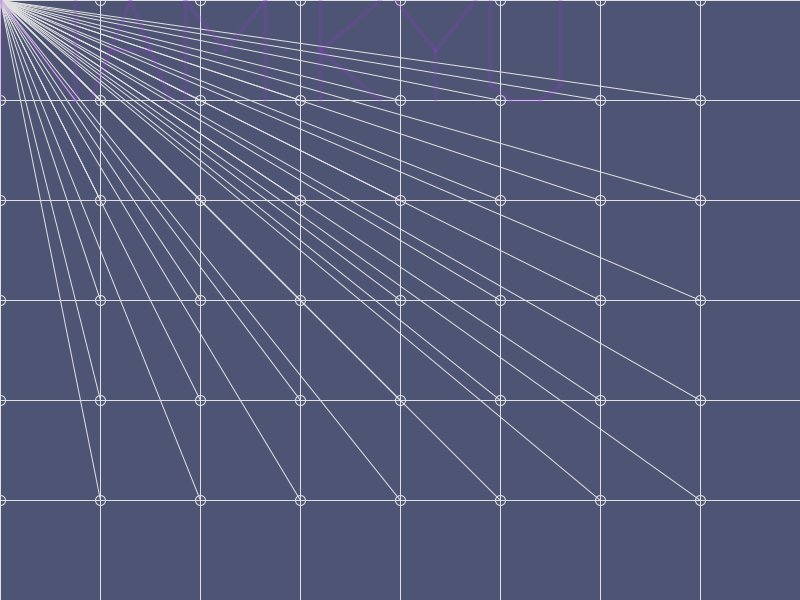
Frame 1 (no input)
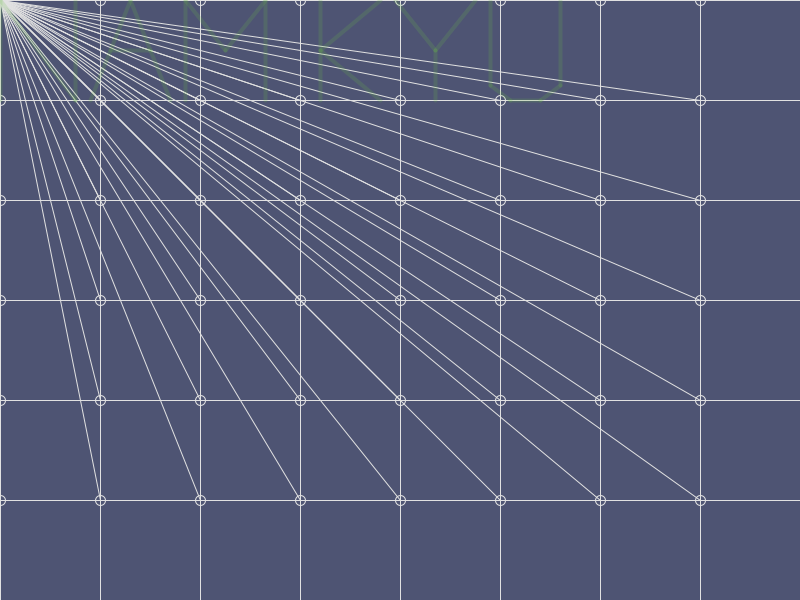
Frame 60 (the mouse pressed at the canvas centre just before this capture)
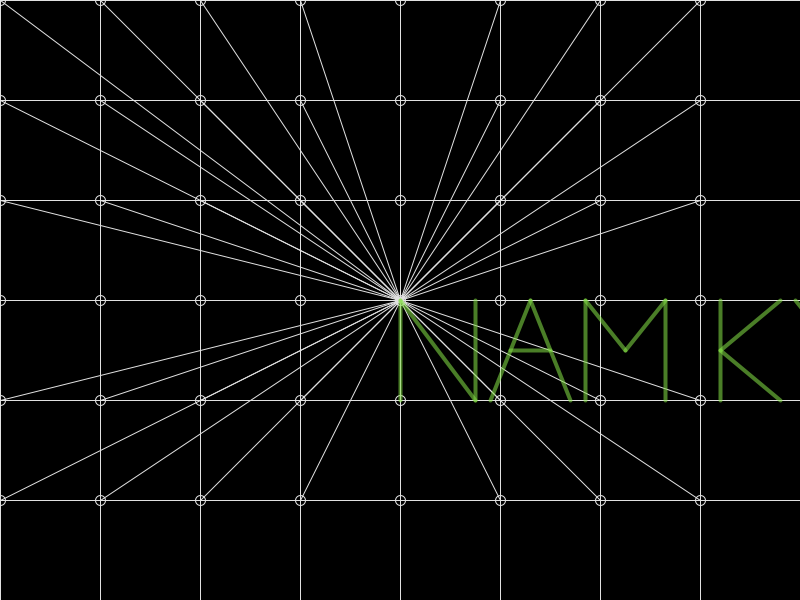
Frame 120 (the mouse held since frame 60 and released just before this capture)

The Processing sketch that drew these frames (run headless with seeded random() and noise(); from frame 60 on, the mouse is pressed at the canvas centre):

// Processing sketch: processing_75374
// ── processing_75374.pde

int r=78;
int g=84;
int b=115;
int o=225;

void setup(){
  size(800,600);
  smooth();
  frameRate(10);
  
}
void draw(){
  background(r,g,b,o);
  if(mouseY<height/2){
    r=78; 
    g=84;
    b=115;
    o=225;
}
else{
  r=r+int(random(0,225))-200;
  g=g+int(random(0,225))-200;
  b=b+int(random(0,225))-200;
  o=o+int(random(0,225))+200;
}

 for(int x=0; x<width; x=x+100){
    for(int y=0; y<height; y=y+100){
      strokeWeight(1);
      stroke(225);
     ellipseMode(CENTER);
      ellipse(x,y,10,10);
      line(x,y,mouseX,mouseY);
      noFill();
      rect(x,y,100,100);
    }
}
   
 
 
  stroke(random(0,225),random(0,225),random(0,225),random(0,225));
  strokeWeight(4);
  /*N*/
  /*
  line(50,50,50,150);
  line(50,50,125,150);
  line(125,150,125,50); */
  
  line(mouseX,mouseY,mouseX,mouseY+100);
  line(mouseX,mouseY,mouseX+75,mouseY+100);
  line(mouseX+75,mouseY+100,mouseX+75,mouseY);
  
  /*A*/
  /*
  line(180,50,140,150);
  line(180,50,220,150);
  line(160,100,200,100); */
  
   line(mouseX+130,mouseY,mouseX+90,mouseY+100);
   line(mouseX+130,mouseY,mouseX+170,mouseY+100);
   line(mouseX+110,mouseY+50,mouseX+150,mouseY+50);
  
  /*M*/
  /*
  line(235,150,235,50);
  line(235,50,275,100);
  line(275,100,315,50);
  line(315,50,315,150); */
  
   line(mouseX+185,mouseY+100,mouseX+185,mouseY);
   line(mouseX+185,mouseY,mouseX+225,mouseY+50);
   line(mouseX+225,mouseY+50,mouseX+265,mouseY);
   line(mouseX+265,mouseY,mouseX+265,mouseY+100);
  
  
  /*K*/
   line(mouseX+320,mouseY,mouseX+320,mouseY+100);
   line(mouseX+320,mouseY+50,mouseX+380,mouseY);
   line(mouseX+320,mouseY+50,mouseX+380,mouseY+100);
 /* 
  line(370,50,370,150);
  line(370,100,430,50);
  line(370,100,430,150); */
  /*Y*/
  line(mouseX+395,mouseY,mouseX+435,mouseY+50);
  line(mouseX+435,mouseY+50,mouseX+475,mouseY);
  line(mouseX+435,mouseY+50,mouseX+435,mouseY+100);
  /* 
  line(445,50,485,100);
  line(485,100,525,50);
  line(485,100,485,150); */
  
  /*U*/
  line(mouseX+490,mouseY,mouseX+490,mouseY+85);
  line(mouseX+490,mouseY+85,mouseX+510,mouseY+100);
  line(mouseX+510,mouseY+100,mouseX+540,mouseY+100);
  line(mouseX+540,mouseY+100,mouseX+560,mouseY+85);
  line(mouseX+560,mouseY+85,mouseX+560,mouseY);
  /*
  line(540,50,540,135);
  line(540,135,560,150);
  line(560,150,590,150);
  line(590,150,610,135);
  line(610,135,610,50); */
  
  
}
